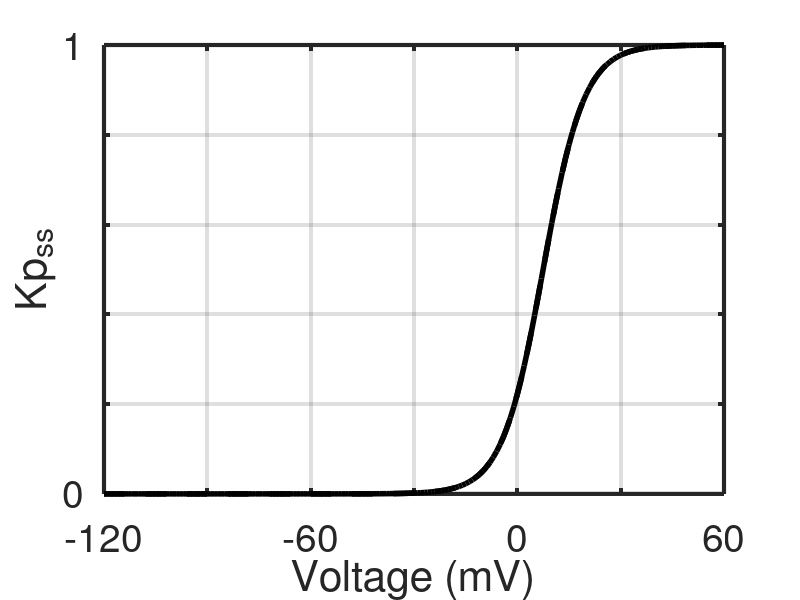
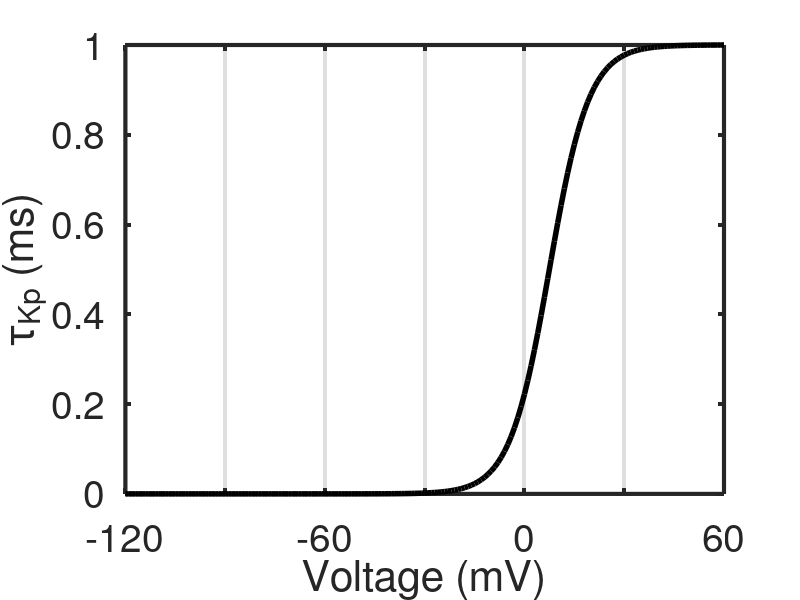

The MATLAB source for these figures, in order:
clear;
clc;
close all;

%% Set directories
current_dir = cd;
Idx_backslash = find(current_dir == filesep);
main_dir = current_dir(1:Idx_backslash(end));
data_dir = [main_dir 'data' filesep];
code_dir = [main_dir 'code' filesep];
output_dir = [main_dir 'output' filesep];
storage_dir = [main_dir 'storage' filesep];

%% Define constants
R = 8.314; % unit J/mol/K
T = 310;
F = 96485;

%% Define volumes (unit pL)
W_i = 38;
W_e = 5.182;

%% Calculate gate transition parameters
% Calculate parameters for X_i gate
A = exp(7.488/5.98);
K = 1/(1+A*exp(-60/5.98));

alpha0 = K; % Unit ms^-1
beta0 = A*K; % Unit ms^-1

zf = 0;
zr = -R*T/5.98/F;

% Plot fit of parameters to steady-state curve
V = -120:1:60;

alpha = alpha0*exp(zf*F*V/R/T);
beta = beta0*exp(zr*F*V/R/T);

g_ss = alpha./(alpha + beta);
tau = 1./(alpha + beta);

g_ss_LR = 1./(1+exp((7.488-V)/5.98));

h1 = figure;
hold on;
plot(V,g_ss,'k','LineWidth',4);
plot(V,g_ss_LR,'k--','LineWidth',4)
% legend('Luo and Rudy','Fitted','Location','northwest');
xlabel('Voltage (mV)');
ylabel('Kp_{ss}');
set(gca,'FontSize',28);
box on;
xlim([-120 60]);
set(gca,'XTick',-120:30:60);
set(gca,'YTick',0:0.2:1);
xticklabels({-120,'',-60,'',0,'',60});
yticklabels({0,'','','','',1});
set(gca,'LineWidth',3);
grid on;

colorOrder = get(gca, 'ColorOrder');

h2 = figure;
plot(V,tau,'k','LineWidth',4);
xlabel('Voltage (mV)');
ylabel('\tau_{Kp} (ms)');
set(gca,'FontSize',28);
xlim([-120 60]);
set(gca,'XTick',-120:30:60);
% set(gca,'YTick',0:0.2:1);
xticklabels({-120,'',-60,'',0,'',60});
% yticklabels({0,'','','','',1});
set(gca,'LineWidth',3);
set(gca,'xgrid','on');

params_Kp = [alpha0; zf*1e3; beta0; zr*1e3];
